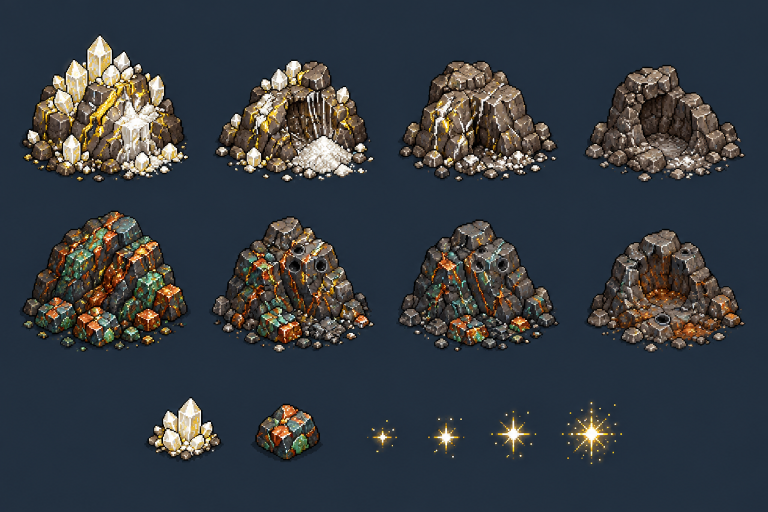
#> input picture art/map/deposits.png, 1536 x 1024 px, found by its file name (shown at 1/2 size)
$ python import_deposits.py ../art/map/deposits.png
#> lines starting #> are read from the running program, lines starting #| are printed output that depends on the picture; after the words box and inside, x2 and y2 are one past the last pixel; in counts of white or black regions, pixels touching at a corner belong together
### tools/import_art.py
"""Turn the ChatGPT art in art/ into game-ready sprites in assets/.

For every sheet it: removes the painted checkerboard (or uses real alpha),
finds each sprite, groups them into rows/directions/frames, shrinks them to
the true NES pixel size, snaps team reds to two exact key colours, lines the
frames up on a shared canvas, and writes scripts/art_data.gd with the layout.

Usage (from the repo root): python3 tools/import_art.py
Needs Pillow, NumPy and SciPy.
"""
import os
from collections import deque

import numpy as np
from PIL import Image
from scipy import ndimage

OUT = "assets"
DIRS = ["s", "se", "e", "ne", "n"]

# Shrink factors: chosen so one "art pixel" in the sheet becomes ~one real pixel.
UNIT_SCALE = 0.34
BUILDING_SCALE = 0.36

UNITS = {
    "labourer": {"rows": ["idle", "walk", "mine", "build", "carry", "death"], "dilate": 2},
    # Musketeer and pikeman: second sheets on a flat grey background. "drop" removes
    # hallucinated frames: (anim, dir, index within that panel's row); "fill" reuses a good
    # frame in its place so the timing of the animation stays the same.
    "musketeer": {"rows": ["idle", "walk", "aim", "fire", "reload", "reload", "death"], "dilate": 1,
                  "mask": "flat_flood", "panels": [0, 270, 545, 955, 1245, 1536], "smoke_far": 18,
                  "walk_height": 33, "nosplit": True, "drop": [("idle", "e", 3)],
                  "by_coat": {"aim": "left", "fire": "left"}},
    "pikeman": {"rows": ["idle", "walk", "brace", "thrust", "skip", "death"], "dilate": 1,
                "last_only": ["brace", "thrust"], "jab": True,
                "by_coat": {"walk": "right", "brace": "left", "thrust": "left"},
                "mask": "flat_flood", "panels": [0, 295, 585, 910, 1218, 1536], "walk_height": 50,
                "nosplit": True,
                "drop": [("walk", "s", 2), ("walk", "se", 2), ("brace", "n", 0), ("thrust", "n", 0),
                         ("thrust", "n", 1), ("death", "s", 0), ("death", "se", 0), ("death", "e", 0),
                         ("death", "ne", 0), ("death", "n", 0), ("death", "n", 1)]},
    # The cannon is rebuilt afterwards from the new sheets by tools/import_cannon2.py (see
    # tools/rebuild_art.sh); this old one-frame-per-pose version only exists as a fallback.
    "cannon": {"rows": ["idle", "move", "fire", "reload", "death"], "dilate": 14, "drop_smoke": True, "scale": UNIT_SCALE * 1.3,
               "smoke_to_muzzle": True},
    # New units (flat slate background). Hallucinated frames dropped: (anim, dir, index).
    "missionary": {"rows": ["idle", "walk", "bandage", "bandage2", "skip", "death"], "dilate": 3,
                   "mask": "flat_flood", "panels": [0, 285, 610, 935, 1243, 1536], "walk_height": 33,
                   "nosplit": True, "merge_rows": {"bandage2": "bandage"}, "need_dark": ["bandage", "bandage2"],
                   "by_coat": {"bandage": "left", "bandage2": "left"}, "core": "black", "coat_gap": 30, "need_pair": "bandage", "drop_keys": [("bandage", "ne")],
                   "drop": [("bandage", "n", 1), ("bandage", "n", 2), ("bandage2", "n", 0), ("bandage2", "n", 1),
                            ("bandage2", "n", 2), ("bandage2", "n", 3), ("death", "n", 0), ("death", "n", 1)]},
    "skywing": {"rows": ["idle", "walk", "skip", "attack", "death", "death2"], "dilate": 1, "dir": "brood",
                "mask": "flat_flood", "panels": [0, 310, 625, 925, 1245, 1536], "walk_height": 34,
                "nosplit": True, "core": "dark", "by_coat": {}, "merge_rows": {"death2": "death"},
                "drop": [("death", "n", 0), ("death", "n", 1), ("death", "n", 2), ("death2", "n", 0),
                         ("death2", "n", 1)]},
    # The Tesla Cart (the spider cart) is built by tools/import_round9.py from
    # art/clockwork/tesla_spider.png; the old art/clockwork/tesla_cart.png is no longer used.
    # The Winder is built by tools/import_winder_v2.py from the owner's ChatGPT sheets (art/redraws/winder_*): its
    # strips and art_data entry; the old art/clockwork/winder.png is no longer used.
}
BUILDINGS = ["town_hall", "cottage", "barracks", "foundry"]
# Replaced by the second-generation sheets in art/crown/buildings_v2/ (tools/import_buildings_v2.py,
# run near the end of tools/rebuild_art.sh): not written here any more.
BUILDINGS_V2 = ["town_hall", "barracks"]
BROOD_BUILDINGS = ["hive", "clutch_mound", "warren", "gorge_pit"]
# The Brood hall's upgraded levels (Defs.HALL_LEVELS: the Warren and the Broodmound), each a
# sheet of 4 states left to right (built, construction, damaged, destroyed) like hive.png,
# on black or real alpha. Skipped while the sheet isn't there (the game then draws the
# Burrow bigger). (The old Brood is gone since 0.18.0: tools/prune_old_brood_art.py takes these out again.)
BROOD_HALLS = ["warren_hall", "broodmound"]

# Brood sheets: row 0 = idle facing each direction; every other row is drawn
# side-on (facing right) and gets mirrored in game. Height = in-game pixels.
BROOD_UNITS = {
    "grub": {"rows": ["idle", "walk", "burrow", "attack", "morph", "death"], "height": 17},
    "raptor": {"rows": ["idle", "walk", "leap", "attack", "death"], "height": 20},
    "spitter": {"rows": ["idle", "walk", "flare", "attack", "death"], "height": 34},
    "brute": {"rows": ["idle", "walk", "charge", "attack", "death"], "height": 52},
    # Clockwork: row 0 is a two-frame idle in one fixed direction.
    "gearknight": {"rows": ["idle", "walk", "attack", "block", "death"], "height": 51, "dir": "clockwork",
                   "row0": "s", "skip": {1: 2}},
    "bolt": {"rows": ["idle", "walk", "crank", "attack", "death"], "height": 42, "dir": "clockwork", "row0": "s"},
    "steam_walker": {"rows": ["idle", "walk", "attack", "vent", "death"], "height": 99, "dir": "clockwork", "row0": "e",
                     "mask": "flat"},
}
# (The Mist Toad's sheet, art/brood/mist_toad.png, is on black with an idle loop per direction
# and a painted fog cloud to key out: tools/import_mist_toad.py imports it, using the helpers here.)
# Width in game pixels of each finished building (ChatGPT drew each at its own zoom).
BUILDING_WIDTH = {"town_hall": 150, "cottage": 72, "barracks": 128, "foundry": 118,
                  "hive": 158, "clutch_mound": 74, "warren": 130, "gorge_pit": 126,
                  # the Burrow's upgrades: as much bigger as the stand-ins (1.15x, 1.3x)
                  "warren_hall": 182, "broodmound": 205}
BUILDING_STATES = ["built", "construction", "damaged", "destroyed"]

TEAM_LIGHT = (255, 0, 0)
TEAM_DARK = (150, 0, 0)


# ---------------------------------------------------------------- helpers

def load(path):
#> called with path = 'art/map/deposits.png'
    return np.array(Image.open(path).convert("RGBA")).astype(np.int32)


# [172 lines left out: functions checker_mask, flat_mask, patch_smoke, checker_specks, checker_holes, flat_flood_mask, not called in this run]


def alpha_mask(px, threshold=128):
    return px[..., 3] >= threshold


# [108 lines left out: functions components, cluster_1d, panel_bounds, cutout, shrink, snap_team and 1 more, not called in this run]


def save(img, path):
    os.makedirs(os.path.dirname(path), exist_ok=True)
    Image.fromarray(img.astype(np.uint8)).save(path)


# ---------------------------------------------------------------- units

# [541 lines left out: functions split_by_coat, smoke_to_muzzle, blast_up, import_unit, assemble, frames_in_a_row and 5 more, not called in this run]


CLOCKWORK_BUILDINGS = ["clocktower", "drill_rig", "spring_tower", "assembly_works"]
CLOCKWORK_WIDTH = {"clocktower": 128, "drill_rig": 100, "spring_tower": 58, "assembly_works": 168}   # Assembly Works: 5x4 since round 12


# [27 lines left out: function import_clockwork_structures, not called in this run]


# Second structure sheets: one building per row, its four states across, flat background.
# "skip": rows still cut (they part the sheet) but not written: the Crown's water-wheel Powder
# Mill was replaced by the horse mill (tools/import_powder_mill.py), the Church by the new one
# (art/crown/buildings_v2/church.png: tools/import_buildings_v2.py).
STRUCTURES2 = {
    "art/crown/structures2.png": {"names": ["farm", "powder_mill", "church"], "rows": [0, 345, 640, 1024],
                                  "width": {"farm": 112, "powder_mill": 112, "church": 100},
                                  "skip": ["powder_mill", "church"]},
    "art/brood/structures2.png": {"names": ["feeding_pit", "bone_midden", "spore_vent", "roost"],
                                  "rows": [0, 252, 458, 712, 1024],
                                  "width": {"feeding_pit": 108, "bone_midden": 104, "spore_vent": 70, "roost": 100},
                                  "skip": ["spore_vent"]},      # (the Spore Vent was removed in 0.12.84: its look is on the Clutch Mound, tools/import_mound_chatgpt.py)
    "art/clockwork/structures2.png": {"names": ["boiler", "ore_crusher", "charging_pylon"], "rows": [0, 352, 662, 1024],
                                      "width": {"boiler": 126, "ore_crusher": 112, "charging_pylon": 70}},
}


# [192 lines left out: functions import_structures2, dark_mask, import_brood_building, import_buildings, import_mine, import_nature and 2 more, not called in this run]


# effects2.png: projectiles and fire / explosion varieties, one effect per row.
EFFECTS2 = [  # (name, scale, align, frame slice)
    [("acid_ball", 0.2, "c", (0, 1)), ("acid_splash", 0.2, "c", (3, 8))],
    [("bolt", 0.2, "c", (2, 3))],
    [("ball", 0.2, "c", (0, 1)), ("ball_big", 0.2, "c", (1, 2))],
    [("explosion", 0.22, "c", (0, 9))],
    [("blaze", 0.3, "b", (0, 10))],
    [("smoke_big", 0.22, "c", (0, 9))],
    [("burst", 0.2, "c", (0, 6)), ("flame", 0.22, "c", (6, 10))],
]


# [118 lines left out: functions import_effects2, import_icons, import_cannon_wheel, write_data, main, not called in this run]


# [2 lines that do not run on import are left out]

### tools/import_cannon2.py
"""Build the Crown's Field Cannon sprite set from the three ChatGPT sheets
art/crown/cannon2_front.png, cannon2_side.png and cannon2_angles.png.

The sheets are inconsistent (horses that come and go, two guns in one frame, crew
counts that change, a different zoom in every column), so every frame is picked by
hand in the DRAWINGS table below: cut out, cleaned, scaled so its soldiers are K times
as tall as the musketeers (K: the horse matches the cuirassier's), split into a gun+crew layer and a horse layer, and then combined
into the animations in build_*().

Output: assets/units/cannon/<anim>_<dir>.png strips (walk, idle, fire, reload, deploy,
death x s, se, e, ne, n) that all share one cell size and one anchor - the ground point
under the gun's axle - and the "cannon" entry of scripts/art_data.gd.

Usage (from the repo root): python3 tools/import_cannon2.py [--out DIR]
Needs Pillow, NumPy and SciPy.
"""
import os
import re
import sys

import numpy as np
from PIL import Image
from scipy import ndimage

sys.path.insert(0, os.path.dirname(os.path.abspath(__file__)))
from import_art import TEAM_DARK, TEAM_LIGHT, load  # noqa: E402

SHEETS = {k: f"art/crown/cannon2_{k}.png" for k in ("front", "side", "angles")}
OUT = "assets/units/cannon"
DIRS = ["s", "se", "e", "ne", "n"]
# The whole gun is drawn K times bigger than "soldiers as tall as the musketeers", so its
# horse matches the cuirassier's horse (the cannon read too small next to the cavalry).
# Every hand-placed game-pixel number below (boxes, shifts, painted barrel, patches) is
# written at K = 1 and goes through g()/gf().
K = 1.15
SOLDIER_H = 33.0 * K      # the gun crew's height in game pixels (helmet to boots)
CELL, CELL_ANCHOR = (165, 129), (73, 89)   # the published strip layout (at K = 1.15)


def g(v):
    """A hand-placed game-pixel number (written for K = 1) at the current scale."""
    return int(round(v * K))


def gf(v):
    return v * K


def gbox(b):
    return tuple(g(v) for v in b)


# ---------------------------------------------------------------- cutting out

def bg_mask(px):
    """Background of a flat slate sheet, including the soft slate-blue ground shadows
    (same hue as the background, only darker). Flooded in from the border, so dark
    outlines stop it; enclosed pockets of plain background (between spokes and legs)
    are removed too."""
    rgb = px[..., :3].astype(float)
    border = np.concatenate([rgb[0], rgb[-1], rgb[:, 0], rgb[:, -1]])
    bgc = np.median(border, 0)
#> bgc = [34, 48, 62]
    near = np.abs(rgb - bgc).max(-1) <= 13
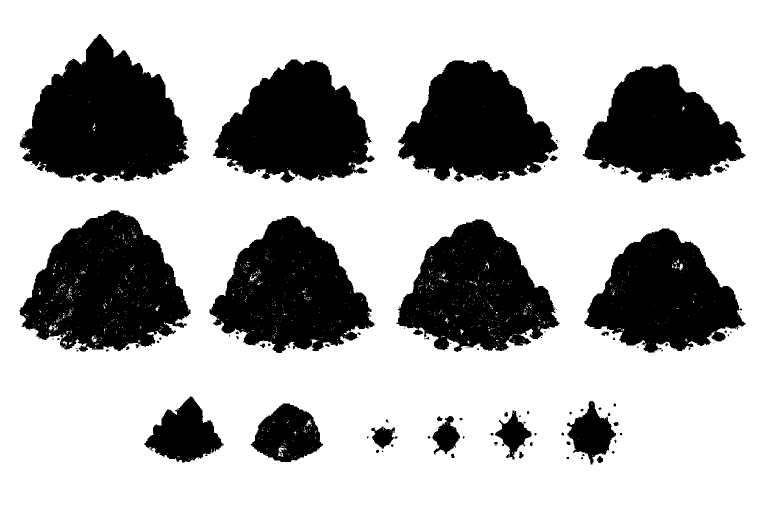
#> near: shape (1024, 1536) bool (shown at 1/2 size); 70.1% white; 142 black regions (89 under 20 px), largest, box (x1, y1, x2, y2) and area: (39, 68, 378, 365) 64097, (38, 421, 381, 703) 62715, (419, 432, 749, 706) 55021
    k = (rgb * bgc).sum(-1) / (bgc * bgc).sum()
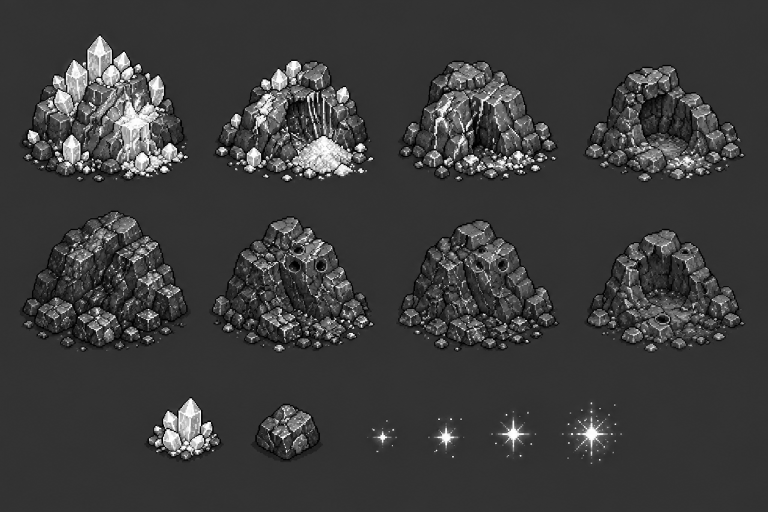
#> k: shape (1024, 1536) float64 (shown at 1/2 size); min 0, max 5.03, mean 1.19; drawn with min black and max white
    resid = np.abs(rgb - k[..., None] * bgc).max(-1)
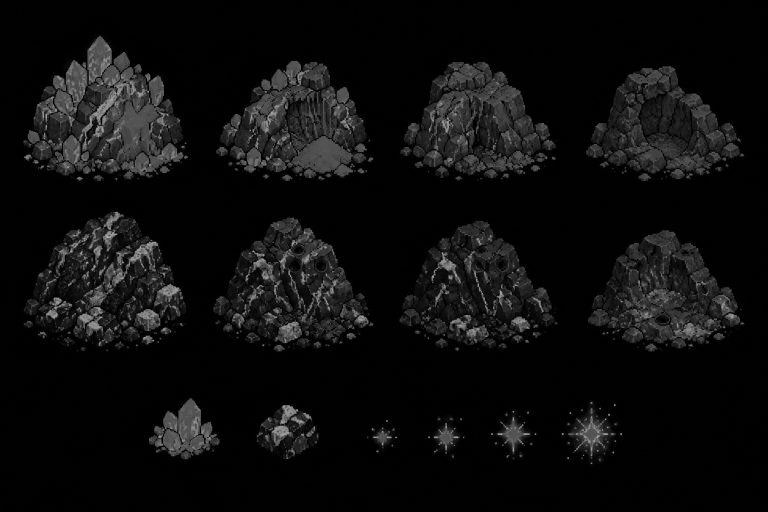
#> resid: shape (1024, 1536) float64 (shown at 1/2 size); min 0, max 182.9, mean 14.1
    shadow = (k >= 0.38) & (k <= 1.08) & (resid <= 7 + 6 * k)
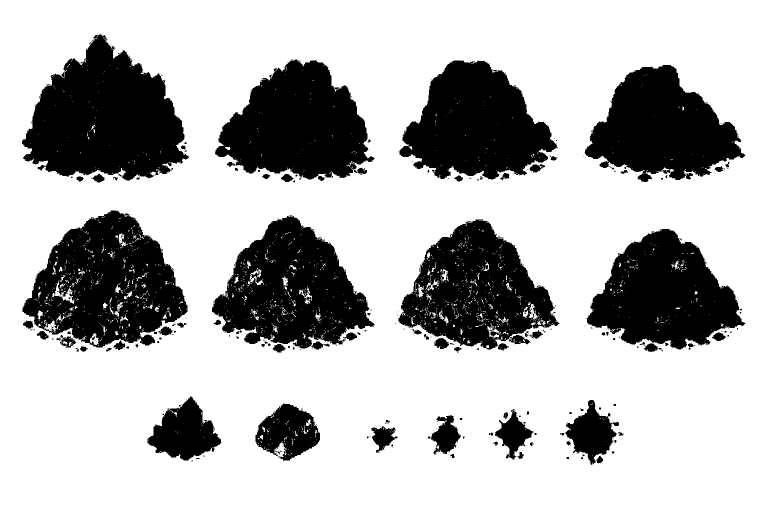
#> shadow: shape (1024, 1536) bool (shown at 1/2 size); 71.6% white; 440 black regions (354 under 20 px), largest, box (x1, y1, x2, y2) and area: (44, 69, 378, 361) 61701, (45, 421, 375, 695) 54546, (424, 432, 749, 697) 50575
    cand = near | shadow
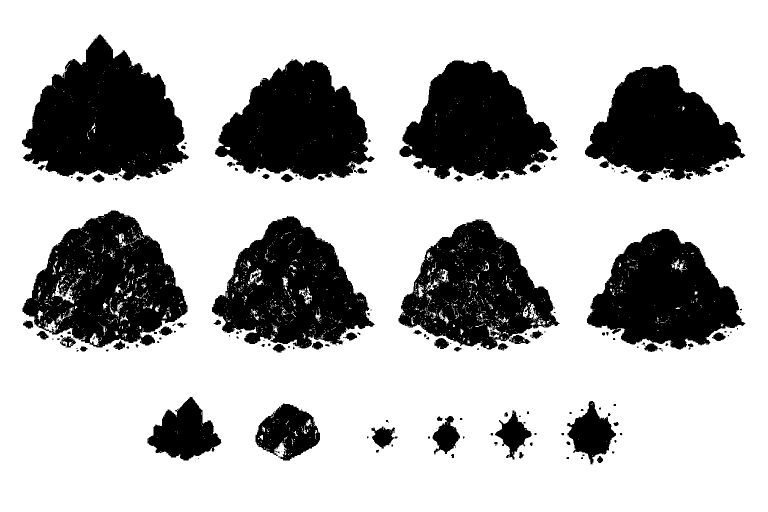
#> cand: shape (1024, 1536) bool (shown at 1/2 size); 71.9% white; 256 black regions (171 under 20 px), largest, box (x1, y1, x2, y2) and area: (44, 69, 378, 361) 61342, (45, 421, 375, 695) 54294, (424, 432, 749, 697) 49980
    lab, n = ndimage.label(cand)
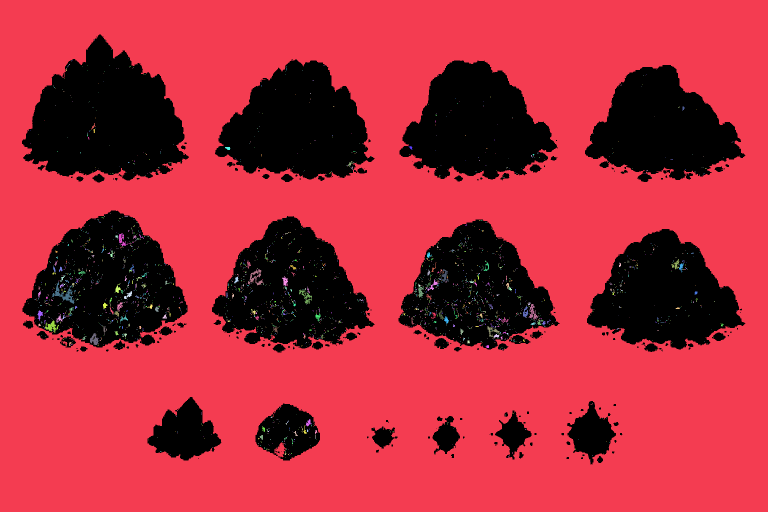
#> lab: shape (1024, 1536) int32 (shown at 1/2 size); 2723 distinct labels, from 0 to 2722; one colour per label, 0 black
#> n = 2722
    edge = set(np.unique(np.concatenate([lab[0], lab[-1], lab[:, 0], lab[:, -1]]))) - {0}
#> edge = 1 item
#> (the rest of the program and of its run is left out)
